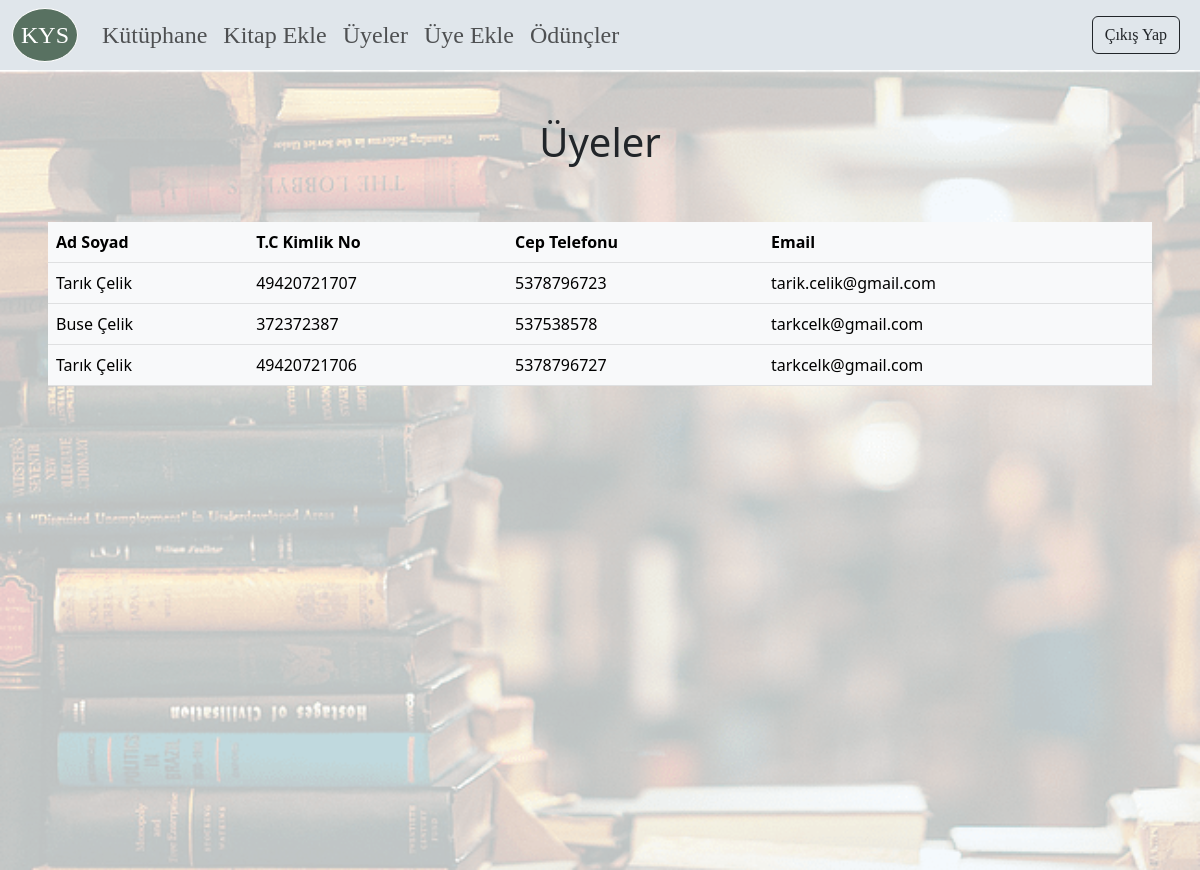
The app's page /members, older data.
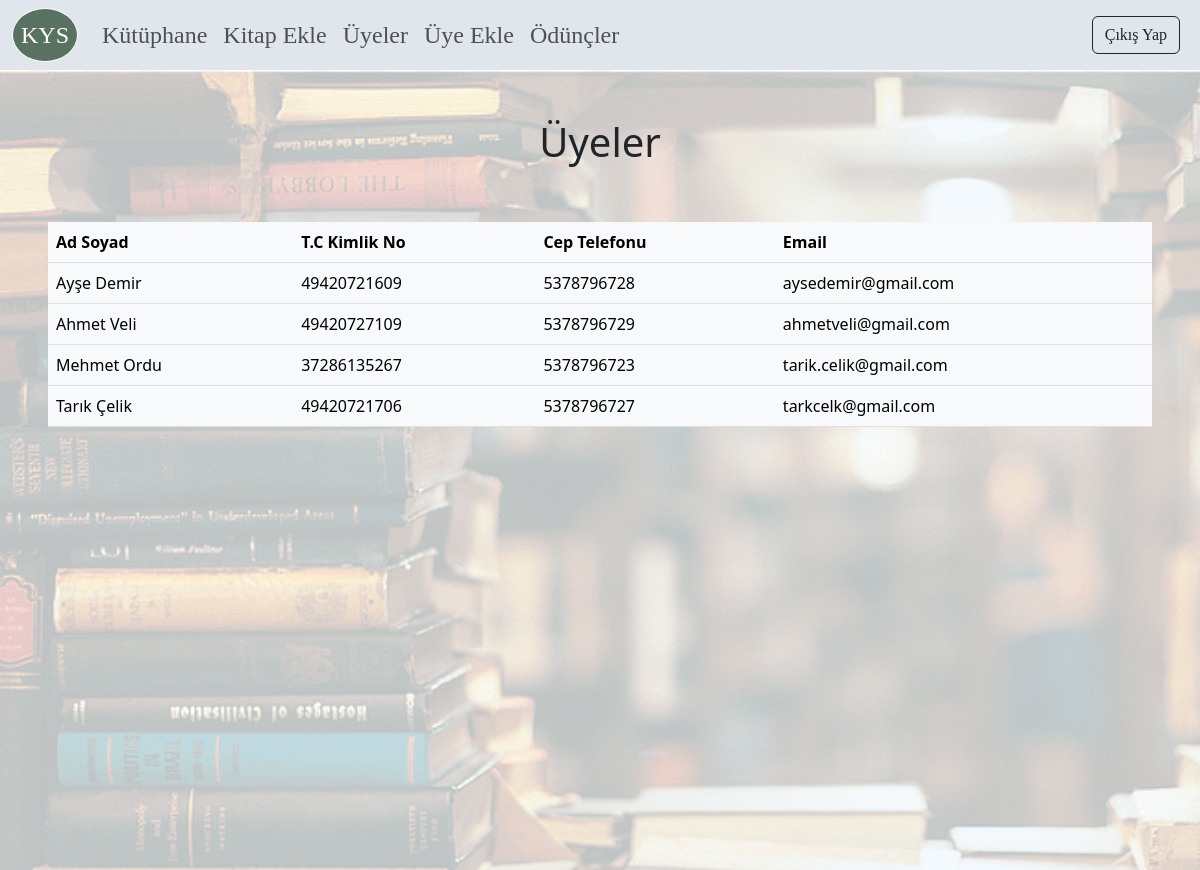
The same page, newer data.
### app/models.py (models this page shows)
class Member(models.Model):
    id = models.AutoField(primary_key=True)
    name_surname = models.CharField(max_length=100, verbose_name='Adı Soyadı')
    identity_number = models.BigIntegerField(verbose_name='T.C Kimlik No')
    phone_number = models.BigIntegerField(verbose_name='Cep Telefonu')
    email = models.CharField(max_length=50)

### app/views.py (the view)
# urls.py: path('members', views.members, name='members'),
def members(request):
    if (is_not_logged_in(request)):
        return redirect('login')
    members = Member.objects.order_by('-id')
    return (render(request, 'members.html', {'members': members}))

### app/views.py (called while the page is built)
def is_not_logged_in(request):
    member_id = request.session.get('member_id', '')
    return member_id == 'None'

### app/templates/members.html (shortened to what this page needs)
{% extends 'base.html' %}
{% block content %}
<body>
    <div class="book-imaged-background-container" style="display: block;" >
        <h1 class="mt-5" style="text-align: center;">Üyeler</h1>
        <div class="p-5">
            <table class="table table-light" aria-describedby="members_table" id="table_id" >
                <thead class="thead-light">
                    <tr>
                        <th scope="col">Ad Soyad</th>
                        <th scope="col">T.C Kimlik No</th>
                        <th scope="col">Cep Telefonu</th>
                        <th scope="col">Email</th>
                    </tr>
                </thead>
                <tbody>
                    {%for member in members%}
                    <tr>
                        <td>{{ member.name_surname }}</td>
                        <td>{{ member.identity_number }}</td>
                        <td>{{ member.phone_number }}</td>
                        <td>{{ member.email }}</td>
                    </tr>
                    {% endfor %}
                </tbody>
            </table>
        </div>
    </div>
</body>
{% endblock %}

### app/templates/base.html (shortened to what this page needs)
<!DOCTYPE html>
<html lang="en">
<head>
    {%load static%}
    <link rel="stylesheet" href="{%static 'css/main.css' %}">
    <link href="https://cdn.jsdelivr.net/npm/bootstrap@5.3.0-alpha3/dist/css/bootstrap.min.css" rel="stylesheet">
    <link rel="stylesheet" type="text/css" href="http://ajax.aspnetcdn.com/ajax/jquery.dataTables/1.9.4/css/jquery.dataTables.css"/>
</head>
<body>
    <nav class="navbar navbar-expand-lg app-navbar">
        <div class="container-fluid">
          <a class="navbar-brand" href="library" id="logo">KYS</a>
          <div class="collapse navbar-collapse" id="navbarTogglerDemo01">
            <ul class="navbar-nav me-auto mb-2 mb-lg-0">
              <li class="nav-item">
                <a class="nav-link" aria-current="page" href="library">Kütüphane</a>
              </li>
              {% if request.session.member_id != 'None' %}
                <li class="nav-item">
                  <a class="nav-link" aria-current="page" href="add_book">Kitap Ekle</a>
                </li>
                <li class="nav-item">
                  <a class="nav-link" aria-current="page" href="members">Üyeler</a>
                </li>
                <li class="nav-item">
                  <a class="nav-link" aria-current="page" href="add_member">Üye Ekle</a>
                </li>
                <li class="nav-item">
                  <a class="nav-link" aria-current="page" href="barrowed_books">Ödünçler</a>
                </li>
              {% endif %}
            </ul>
            {% if request.session.member_id == 'None' %}
              <a class="btn btn-outline-dark m-2" href="login">Giriş Yap</a>
              <a class="btn btn-outline-dark m-2" href="signup">Kayıt Ol</a>
            {% else%}
              <a class="btn btn-outline-dark m-2" href="logout">Çıkış Yap</a>
            {% endif %}
          </div>
        </div>
      </nav>
      {% block content %}
      {% endblock %}
</body>
</html>

### app/static/css/main.css (style rules this page uses)
:root { --fontFamily: 'Times New Roman', Times, serif; --themeColor: #2e587826 !important; }
#logo { font-family: var(--fontFamily); font-size: 24px; border: 1px solid white; border-radius: 50%; padding: 8px; background-color: #587161; color: white; }
.app-navbar { background-color:var(--themeColor); }
a, label, text, button, input { font-family: var(--fontFamily) !important; }
.book-imaged-background-container { background-image: url('../images/book-background.png'); height: 100vh; display: flex; justify-content: center; background-color: rgba(255, 255, 255, 0.75); background-blend-mode: overlay; -webkit-background-size: cover; -moz-background-size: cover; -o-background-size: cover; background-size: cover; overflow: auto; }
.nav-link { font-size: 24px !important; }

Row changes from the older to the newer data that the page shows:
removed Member: name_surname "Buse Çelik", identity_number "372372387", phone_number "537538578", email "tarkcelk@gmail.com"
added Member: name_surname "Ayşe Demir", identity_number "49420721609", phone_number "5378796728", email "aysedemir@gmail.com"
added Member: name_surname "Ahmet Veli", identity_number "49420727109", phone_number "5378796729", email "ahmetveli@gmail.com"
changed Member "tarik.celik@gmail.com": name_surname "Tarık Çelik" → "Mehmet Ordu"; identity_number "49420721707" → "37286135267"
